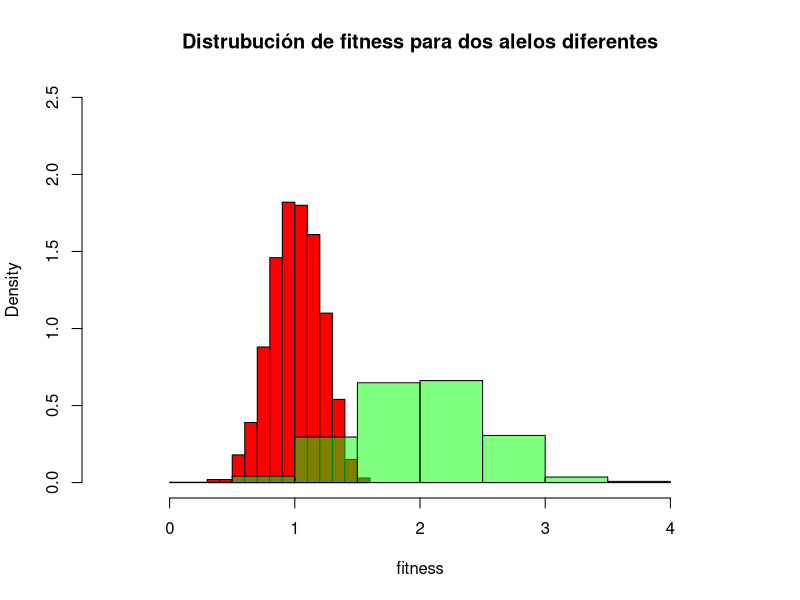

Generate this figure with R:
a=rnorm(1000, 1, 0.2)
b=rnorm(1000, 2, 0.5)
hist(a, xlim=c(-0.5,4.5),ylim=c(0,2.5), col="red", pro=T, xlab="fitness", main="Distrubución de fitness para dos alelos diferentes")
hist(b, add=T, col=rgb(0, 1, 0, 0.5), pro=T)
